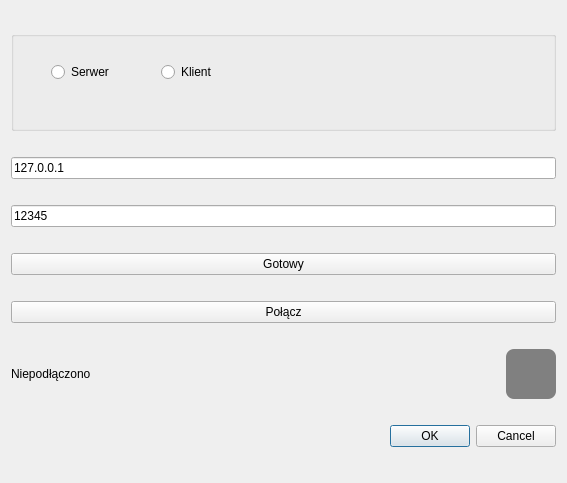
<?xml version="1.0" encoding="UTF-8"?>
<ui version="4.0">
 <class>dialog_sieciowy</class>
 <widget class="QDialog" name="dialog_sieciowy">
  <property name="geometry">
   <rect>
    <x>0</x>
    <y>0</y>
    <width>567</width>
    <height>483</height>
   </rect>
  </property>
  <property name="windowTitle">
   <string>Dialog</string>
  </property>
  <layout class="QVBoxLayout" name="verticalLayout">
   <item>
    <widget class="QGroupBox" name="groupBox">
     <property name="maximumSize">
      <size>
       <width>16777215</width>
       <height>100</height>
      </size>
     </property>
     <property name="title">
      <string/>
     </property>
     <widget class="QRadioButton" name="radioSerwer">
      <property name="geometry">
       <rect>
        <x>40</x>
        <y>30</y>
        <width>91</width>
        <height>22</height>
       </rect>
      </property>
      <property name="text">
       <string>Serwer</string>
      </property>
     </widget>
     <widget class="QRadioButton" name="radioKlient">
      <property name="geometry">
       <rect>
        <x>150</x>
        <y>30</y>
        <width>91</width>
        <height>22</height>
       </rect>
      </property>
      <property name="text">
       <string>Klient</string>
      </property>
     </widget>
    </widget>
   </item>
   <item>
    <widget class="QLineEdit" name="lineIP">
     <property name="text">
      <string>127.0.0.1</string>
     </property>
    </widget>
   </item>
   <item>
    <widget class="QLineEdit" name="linePort">
     <property name="text">
      <string>12345</string>
     </property>
    </widget>
   </item>
   <item>
    <widget class="QPushButton" name="btnReady">
     <property name="text">
      <string>Gotowy</string>
     </property>
    </widget>
   </item>
   <item>
    <widget class="QPushButton" name="btnPolacz">
     <property name="text">
      <string>Połącz</string>
     </property>
    </widget>
   </item>
   <item>
    <layout class="QHBoxLayout" name="horizontalLayout">
     <item>
      <widget class="QLabel" name="labelStatus">
       <property name="text">
        <string>Niepodłączono</string>
       </property>
      </widget>
     </item>
     <item>
      <widget class="QLabel" name="KontrolkaStatusu">
       <property name="minimumSize">
        <size>
         <width>16</width>
         <height>16</height>
        </size>
       </property>
       <property name="maximumSize">
        <size>
         <width>50</width>
         <height>50</height>
        </size>
       </property>
       <property name="styleSheet">
        <string notr="true">background-color: gray;
border-radius: 8px;</string>
       </property>
       <property name="text">
        <string/>
       </property>
      </widget>
     </item>
    </layout>
   </item>
   <item>
    <widget class="QDialogButtonBox" name="buttonBox">
     <property name="orientation">
      <enum>Qt::Orientation::Horizontal</enum>
     </property>
     <property name="standardButtons">
      <set>QDialogButtonBox::StandardButton::Cancel|QDialogButtonBox::StandardButton::Ok</set>
     </property>
    </widget>
   </item>
  </layout>
 </widget>
 <resources/>
 <connections>
  <connection>
   <sender>buttonBox</sender>
   <signal>accepted()</signal>
   <receiver>dialog_sieciowy</receiver>
   <slot>accept()</slot>
   <hints>
    <hint type="sourcelabel">
     <x>248</x>
     <y>254</y>
    </hint>
    <hint type="destinationlabel">
     <x>157</x>
     <y>274</y>
    </hint>
   </hints>
  </connection>
  <connection>
   <sender>buttonBox</sender>
   <signal>rejected()</signal>
   <receiver>dialog_sieciowy</receiver>
   <slot>reject()</slot>
   <hints>
    <hint type="sourcelabel">
     <x>316</x>
     <y>260</y>
    </hint>
    <hint type="destinationlabel">
     <x>286</x>
     <y>274</y>
    </hint>
   </hints>
  </connection>
 </connections>
</ui>
